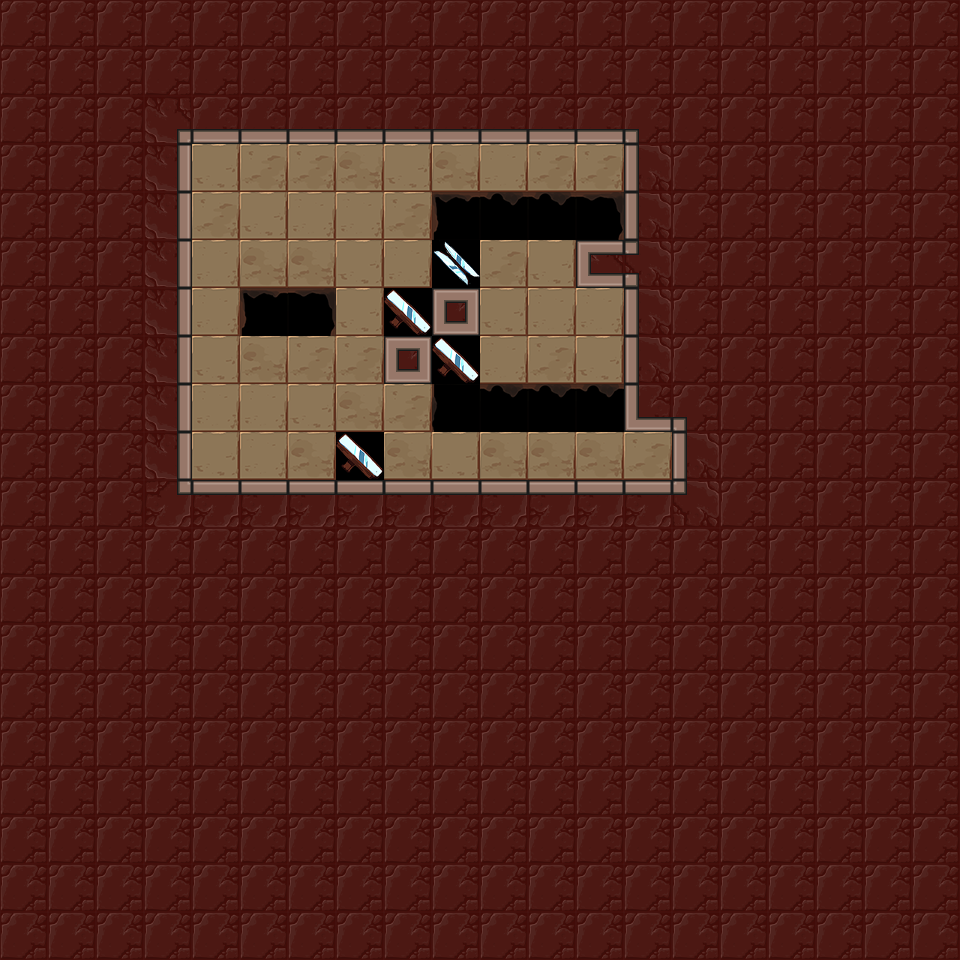

Tiled map render using the project's own tile images. Description and the map definition, with tile-layer contents summarised, below:
An orthogonal 20x20 tile map with 48x48 px tiles, 3 tile layers (Floor, Holes, Walls), 6 tilesets and 12 objects (8x mirror, lightSwitch, lightOrb, player_start, exit).

<map version="1.0" orientation="orthogonal" renderorder="right-down" width="20" height="20" tilewidth="48" tileheight="48" nextobjectid="119">
 <tileset firstgid="1" name="walls" tilewidth="48" tileheight="48" tilecount="42">
  <image source="../../images/kongregate_release/wall_sheet.png" width="336" height="288" />
 </tileset>
 <tileset firstgid="43" name="exit" tilewidth="48" tileheight="48" tilecount="12">
  <image source="../../images/kongregate_release/gate_sheet.png" width="192" height="144" />
 </tileset>
 <tileset firstgid="55" name="floors" tilewidth="48" tileheight="48" tilecount="4">
  <image source="../../images/kongregate_release/floor_sheet.png" width="192" height="48" />
 </tileset>
 <tileset firstgid="59" name="holes" tilewidth="48" tileheight="48" tilecount="6">
  <image source="../../images/kongregate_release/hole_sheet.png" width="288" height="48" />
 </tileset>
 <tileset firstgid="65" name="mirrors" tilewidth="48" tileheight="48" tilecount="4">
  <image source="../../images/kongregate_release/mirror_sheet.png" width="96" height="96" />
 </tileset>
 <tileset firstgid="69" name="orb_sheet" tilewidth="48" tileheight="48" tilecount="9">
  <image source="../../images/kongregate_release/orb_sheet.png" width="144" height="144" />
 </tileset>
 <layer name="Floor" width="20" height="20">
  <properties>
   <property name="tileset" value="floors" />
  </properties>
  <data>[400 cells, 47 non-empty, 4 distinct tile ids]</data>
 </layer>
 <layer name="Holes" width="20" height="20">
  <properties>
   <property name="tileset" value="holes" />
  </properties>
  <data>[400 cells, 14 non-empty, 6 distinct tile ids]</data>
 </layer>
 <layer name="Walls" width="20" height="20">
  <properties>
   <property name="tileset" value="walls" />
  </properties>
  <data>[400 cells, 339 non-empty, 13 distinct tile ids]</data>
 </layer>
 <objectgroup name="Objects" visible="0" />
 <objectgroup name="Mirrors">
  <object id="74" type="mirror" gid="66" x="480" y="288" width="48" height="48">
   <properties>
    <property name="sides" value="1" />
   </properties>
  </object>
  <object id="110" type="mirror" gid="2147483714" x="480" y="336" width="48" height="48">
   <properties>
    <property name="sides" value="1" />
   </properties>
  </object>
  <object id="112" type="mirror" gid="66" x="336" y="432" width="48" height="48">
   <properties>
    <property name="sides" value="1" />
   </properties>
  </object>
  <object id="113" type="mirror" gid="2147483714" x="336" y="336" width="48" height="48">
   <properties>
    <property name="sides" value="1" />
   </properties>
  </object>
  <object id="115" type="mirror" gid="1073741890" x="288" y="384" width="48" height="48">
   <properties>
    <property name="sides" value="1" />
   </properties>
  </object>
  <object id="116" type="mirror" gid="1073741890" x="240" y="432" width="48" height="48">
   <properties>
    <property name="sides" value="1" />
   </properties>
  </object>
  <object id="117" type="mirror" gid="1073741890" x="528" y="336" width="48" height="48">
   <properties>
    <property name="sides" value="1" />
   </properties>
  </object>
  <object id="118" type="mirror" gid="66" x="528" y="384" width="48" height="48">
   <properties>
    <property name="sides" value="1" />
   </properties>
  </object>
 </objectgroup>
 <objectgroup name="Light">
  <object id="55" type="lightSwitch" gid="69" x="576" y="336" width="48" height="48" />
  <object id="77" type="lightOrb" gid="73" x="192" y="336" width="48" height="48">
   <properties>
    <property name="direction" value="16" />
   </properties>
  </object>
 </objectgroup>
 <objectgroup color="#141ba4" name="player_start">
  <object id="45" type="player_start" x="192" y="432" width="48" height="48">
   <properties>
    <property name="direction_facing" value="16" />
    <property name="initial_zoom" value="0.7" />
   </properties>
  </object>
 </objectgroup>
 <objectgroup color="#71a400" name="Exit">
  <object id="47" type="exit" gid="43" x="624" y="480" width="48" height="48" />
 </objectgroup>
</map>
